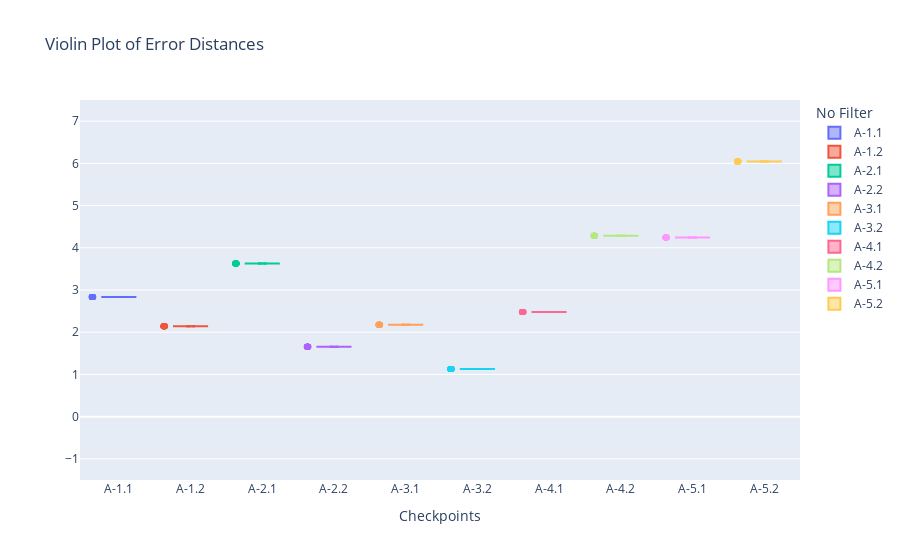
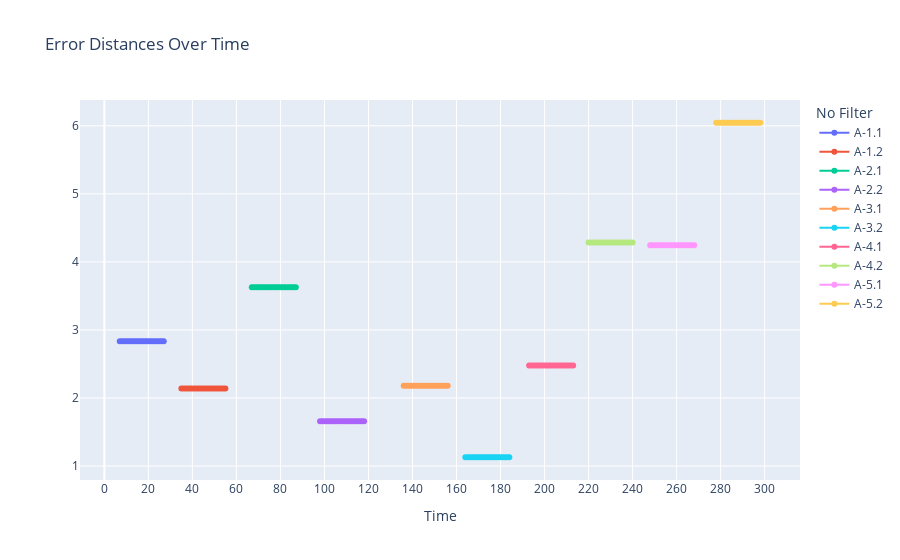

Source (notebook cell) for these figures, in order:
### Code cell
### Analysis data for no filter ###
fig = createFigure('No Filter')
fig_dist = createFigureForDistances('No Filter')
result, checkpointslist, fileName = main('./noFilter/actlab_location_test1_08Jul.csv')
fig = plotValues(fig, result, fileName, 'mean')
fig_dist = plotValuesForDistance(fig_dist, result)
fig.show()
fig_dist.show()

### Figure 1 — Plotly figure (JSON) as saved in the notebook; plotly's stock layout.template omitted (floating-point values rounded to 4 significant figures)
{"data": [{"box": {"visible": true}, "jitter": 0.05, "meanline": {"visible": true}, "name": "A-1.1", "points": "all", "scalemode": "count", "type": "violin", "x": ["A-1.1", "A-1.1", "A-1.1", "A-1.1", "A-1.1", "A-1.1", "A-1.1", "A-1.1", "A-1.1", "A-1.1", "A-1.1", "A-1.1", "A-1.1", "A-1.1", "A-1.1", "A-1.1", "A-1.1", "A-1.1", "A-1.1", "A-1.1", "A-1.1"], "y": [2.835, 2.835, 2.835, 2.835, 2.835, 2.835, 2.835, 2.835, 2.835, 2.835, 2.835, 2.835, 2.835, 2.835, 2.835, 2.835, 2.835, 2.835, 2.835, 2.835, 2.835]}, {"box": {"visible": true}, "jitter": 0.05, "meanline": {"visible": true}, "name": "A-1.2", "points": "all", "scalemode": "count", "type": "violin", "x": ["A-1.2", "A-1.2", "A-1.2", "A-1.2", "A-1.2", "A-1.2", "A-1.2", "A-1.2", "A-1.2", "A-1.2", "A-1.2", "A-1.2", "A-1.2", "A-1.2", "A-1.2", "A-1.2", "A-1.2", "A-1.2", "A-1.2", "A-1.2", "A-1.2"], "y": [2.14, 2.14, 2.14, 2.14, 2.14, 2.14, 2.14, 2.14, 2.14, 2.14, 2.14, 2.14, 2.14, 2.14, 2.14, 2.14, 2.14, 2.14, 2.14, 2.14, 2.14]}, {"box": {"visible": true}, "jitter": 0.05, "meanline": {"visible": true}, "name": "A-2.1", "points": "all", "scalemode": "count", "type": "violin", "x": ["A-2.1", "A-2.1", "A-2.1", "A-2.1", "A-2.1", "A-2.1", "A-2.1", "A-2.1", "A-2.1", "A-2.1", "A-2.1", "A-2.1", "A-2.1", "A-2.1", "A-2.1", "A-2.1", "A-2.1", "A-2.1", "A-2.1", "A-2.1", "A-2.1"], "y": [3.629, 3.629, 3.629, 3.629, 3.629, 3.629, 3.629, 3.629, 3.629, 3.629, 3.629, 3.629, 3.629, 3.629, 3.629, 3.629, 3.629, 3.629, 3.629, 3.629, 3.629]}, {"box": {"visible": true}, "jitter": 0.05, "meanline": {"visible": true}, "name": "A-2.2", "points": "all", "scalemode": "count", "type": "violin", "x": ["A-2.2", "A-2.2", "A-2.2", "A-2.2", "A-2.2", "A-2.2", "A-2.2", "A-2.2", "A-2.2", "A-2.2", "A-2.2", "A-2.2", "A-2.2", "A-2.2", "A-2.2", "A-2.2", "A-2.2", "A-2.2", "A-2.2", "A-2.2", "A-2.2"], "y": [1.658, 1.658, 1.658, 1.658, 1.658, 1.658, 1.658, 1.658, 1.658, 1.658, 1.658, 1.658, 1.658, 1.658, 1.658, 1.658, 1.658, 1.658, 1.658, 1.658, 1.658]}, {"box": {"visible": true}, "jitter": 0.05, "meanline": {"visible": true}, "name": "A-3.1", "points": "all", "scalemode": "count", "type": "violin", "x": ["A-3.1", "A-3.1", "A-3.1", "A-3.1", "A-3.1", "A-3.1", "A-3.1", "A-3.1", "A-3.1", "A-3.1", "A-3.1", "A-3.1", "A-3.1", "A-3.1", "A-3.1", "A-3.1", "A-3.1", "A-3.1", "A-3.1", "A-3.1", "A-3.1"], "y": [2.178, 2.178, 2.178, 2.178, 2.178, 2.178, 2.178, 2.178, 2.178, 2.178, 2.178, 2.178, 2.178, 2.178, 2.178, 2.178, 2.178, 2.178, 2.178, 2.178, 2.178]}, {"box": {"visible": true}, "jitter": 0.05, "meanline": {"visible": true}, "name": "A-3.2", "points": "all", "scalemode": "count", "type": "violin", "x": ["A-3.2", "A-3.2", "A-3.2", "A-3.2", "A-3.2", "A-3.2", "A-3.2", "A-3.2", "A-3.2", "A-3.2", "A-3.2", "A-3.2", "A-3.2", "A-3.2", "A-3.2", "A-3.2", "A-3.2", "A-3.2", "A-3.2", "A-3.2", "A-3.2"], "y": [1.129, 1.129, 1.129, 1.129, 1.129, 1.129, 1.129, 1.129, 1.129, 1.129, 1.129, 1.129, 1.129, 1.129, 1.129, 1.129, 1.129, 1.129, 1.129, 1.129, 1.129]}, {"box": {"visible": true}, "jitter": 0.05, "meanline": {"visible": true}, "name": "A-4.1", "points": "all", "scalemode": "count", "type": "violin", "x": ["A-4.1", "A-4.1", "A-4.1", "A-4.1", "A-4.1", "A-4.1", "A-4.1", "A-4.1", "A-4.1", "A-4.1", "A-4.1", "A-4.1", "A-4.1", "A-4.1", "A-4.1", "A-4.1", "A-4.1", "A-4.1", "A-4.1", "A-4.1", "A-4.1"], "y": [2.476, 2.476, 2.476, 2.476, 2.476, 2.476, 2.476, 2.476, 2.476, 2.476, 2.476, 2.476, 2.476, 2.476, 2.476, 2.476, 2.476, 2.476, 2.476, 2.476, 2.476]}, {"box": {"visible": true}, "jitter": 0.05, "meanline": {"visible": true}, "name": "A-4.2", "points": "all", "scalemode": "count", "type": "violin", "x": ["A-4.2", "A-4.2", "A-4.2", "A-4.2", "A-4.2", "A-4.2", "A-4.2", "A-4.2", "A-4.2", "A-4.2", "A-4.2", "A-4.2", "A-4.2", "A-4.2", "A-4.2", "A-4.2", "A-4.2", "A-4.2", "A-4.2", "A-4.2", "A-4.2"], "y": [4.284, 4.284, 4.284, 4.284, 4.284, 4.284, 4.284, 4.284, 4.284, 4.284, 4.284, 4.284, 4.284, 4.284, 4.284, 4.284, 4.284, 4.284, 4.284, 4.284, 4.284]}, {"box": {"visible": true}, "jitter": 0.05, "meanline": {"visible": true}, "name": "A-5.1", "points": "all", "scalemode": "count", "type": "violin", "x": ["A-5.1", "A-5.1", "A-5.1", "A-5.1", "A-5.1", "A-5.1", "A-5.1", "A-5.1", "A-5.1", "A-5.1", "A-5.1", "A-5.1", "A-5.1", "A-5.1", "A-5.1", "A-5.1", "A-5.1", "A-5.1", "A-5.1", "A-5.1", "A-5.1"], "y": [4.245, 4.245, 4.245, 4.245, 4.245, 4.245, 4.245, 4.245, 4.245, 4.245, 4.245, 4.245, 4.245, 4.245, 4.245, 4.245, 4.245, 4.245, 4.245, 4.245, 4.245]}, {"box": {"visible": true}, "jitter": 0.05, "meanline": {"visible": true}, "name": "A-5.2", "points": "all", "scalemode": "count", "type": "violin", "x": ["A-5.2", "A-5.2", "A-5.2", "A-5.2", "A-5.2", "A-5.2", "A-5.2", "A-5.2", "A-5.2", "A-5.2", "A-5.2", "A-5.2", "A-5.2", "A-5.2", "A-5.2", "A-5.2", "A-5.2", "A-5.2", "A-5.2", "A-5.2", "A-5.2"], "y": [6.045, 6.045, 6.045, 6.045, 6.045, 6.045, 6.045, 6.045, 6.045, 6.045, 6.045, 6.045, 6.045, 6.045, 6.045, 6.045, 6.045, 6.045, 6.045, 6.045, 6.045]}], "layout": {"barmode": "group", "legend": {"orientation": "v", "title": {"text": "No Filter"}, "xanchor": "left"}, "title": {"text": "Violin Plot of Error Distances"}, "xaxis": {"title": {"text": "Checkpoints"}}, "yaxis": {"range": [-1.5, 7.5]}}}

### Figure 2 — Plotly figure (JSON) as saved in the notebook; plotly's stock layout.template omitted (floating-point values rounded to 4 significant figures)
{"data": [{"mode": "lines+markers", "name": "A-1.1", "type": "scatter", "x": [7, 8, 9, 10, 11, 12, 13, 14, 15, 16, 17, 18, 19, 20, 21, 22, 23, 24, 25, 26, 27], "y": [2.835, 2.835, 2.835, 2.835, 2.835, 2.835, 2.835, 2.835, 2.835, 2.835, 2.835, 2.835, 2.835, 2.835, 2.835, 2.835, 2.835, 2.835, 2.835, 2.835, 2.835]}, {"mode": "lines+markers", "name": "A-1.2", "type": "scatter", "x": [35, 36, 37, 38, 39, 40, 41, 42, 43, 44, 45, 46, 47, 48, 49, 50, 51, 52, 53, 54, 55], "y": [2.14, 2.14, 2.14, 2.14, 2.14, 2.14, 2.14, 2.14, 2.14, 2.14, 2.14, 2.14, 2.14, 2.14, 2.14, 2.14, 2.14, 2.14, 2.14, 2.14, 2.14]}, {"mode": "lines+markers", "name": "A-2.1", "type": "scatter", "x": [67, 68, 69, 70, 71, 72, 73, 74, 75, 76, 77, 78, 79, 80, 81, 82, 83, 84, 85, 86, 87], "y": [3.629, 3.629, 3.629, 3.629, 3.629, 3.629, 3.629, 3.629, 3.629, 3.629, 3.629, 3.629, 3.629, 3.629, 3.629, 3.629, 3.629, 3.629, 3.629, 3.629, 3.629]}, {"mode": "lines+markers", "name": "A-2.2", "type": "scatter", "x": [98, 99, 100, 101, 102, 103, 104, 105, 106, 107, 108, 109, 110, 111, 112, 113, 114, 115, 116, 117, 118], "y": [1.658, 1.658, 1.658, 1.658, 1.658, 1.658, 1.658, 1.658, 1.658, 1.658, 1.658, 1.658, 1.658, 1.658, 1.658, 1.658, 1.658, 1.658, 1.658, 1.658, 1.658]}, {"mode": "lines+markers", "name": "A-3.1", "type": "scatter", "x": [136, 137, 138, 139, 140, 141, 142, 143, 144, 145, 146, 147, 148, 149, 150, 151, 152, 153, 154, 155, 156], "y": [2.178, 2.178, 2.178, 2.178, 2.178, 2.178, 2.178, 2.178, 2.178, 2.178, 2.178, 2.178, 2.178, 2.178, 2.178, 2.178, 2.178, 2.178, 2.178, 2.178, 2.178]}, {"mode": "lines+markers", "name": "A-3.2", "type": "scatter", "x": [164, 165, 166, 167, 168, 169, 170, 171, 172, 173, 174, 175, 176, 177, 178, 179, 180, 181, 182, 183, 184], "y": [1.129, 1.129, 1.129, 1.129, 1.129, 1.129, 1.129, 1.129, 1.129, 1.129, 1.129, 1.129, 1.129, 1.129, 1.129, 1.129, 1.129, 1.129, 1.129, 1.129, 1.129]}, {"mode": "lines+markers", "name": "A-4.1", "type": "scatter", "x": [193, 194, 195, 196, 197, 198, 199, 200, 201, 202, 203, 204, 205, 206, 207, 208, 209, 210, 211, 212, 213], "y": [2.476, 2.476, 2.476, 2.476, 2.476, 2.476, 2.476, 2.476, 2.476, 2.476, 2.476, 2.476, 2.476, 2.476, 2.476, 2.476, 2.476, 2.476, 2.476, 2.476, 2.476]}, {"mode": "lines+markers", "name": "A-4.2", "type": "scatter", "x": [220, 221, 222, 223, 224, 225, 226, 227, 228, 229, 230, 231, 232, 233, 234, 235, 236, 237, 238, 239, 240], "y": [4.284, 4.284, 4.284, 4.284, 4.284, 4.284, 4.284, 4.284, 4.284, 4.284, 4.284, 4.284, 4.284, 4.284, 4.284, 4.284, 4.284, 4.284, 4.284, 4.284, 4.284]}, {"mode": "lines+markers", "name": "A-5.1", "type": "scatter", "x": [248, 249, 250, 251, 252, 253, 254, 255, 256, 257, 258, 259, 260, 261, 262, 263, 264, 265, 266, 267, 268], "y": [4.245, 4.245, 4.245, 4.245, 4.245, 4.245, 4.245, 4.245, 4.245, 4.245, 4.245, 4.245, 4.245, 4.245, 4.245, 4.245, 4.245, 4.245, 4.245, 4.245, 4.245]}, {"mode": "lines+markers", "name": "A-5.2", "type": "scatter", "x": [278, 279, 280, 281, 282, 283, 284, 285, 286, 287, 288, 289, 290, 291, 292, 293, 294, 295, 296, 297, 298], "y": [6.045, 6.045, 6.045, 6.045, 6.045, 6.045, 6.045, 6.045, 6.045, 6.045, 6.045, 6.045, 6.045, 6.045, 6.045, 6.045, 6.045, 6.045, 6.045, 6.045, 6.045]}], "layout": {"legend": {"title": {"text": "No Filter"}}, "title": {"text": "Error Distances Over Time"}, "xaxis": {"dtick": 20, "tick0": 0, "tickmode": "linear", "title": {"text": "Time"}}}}
